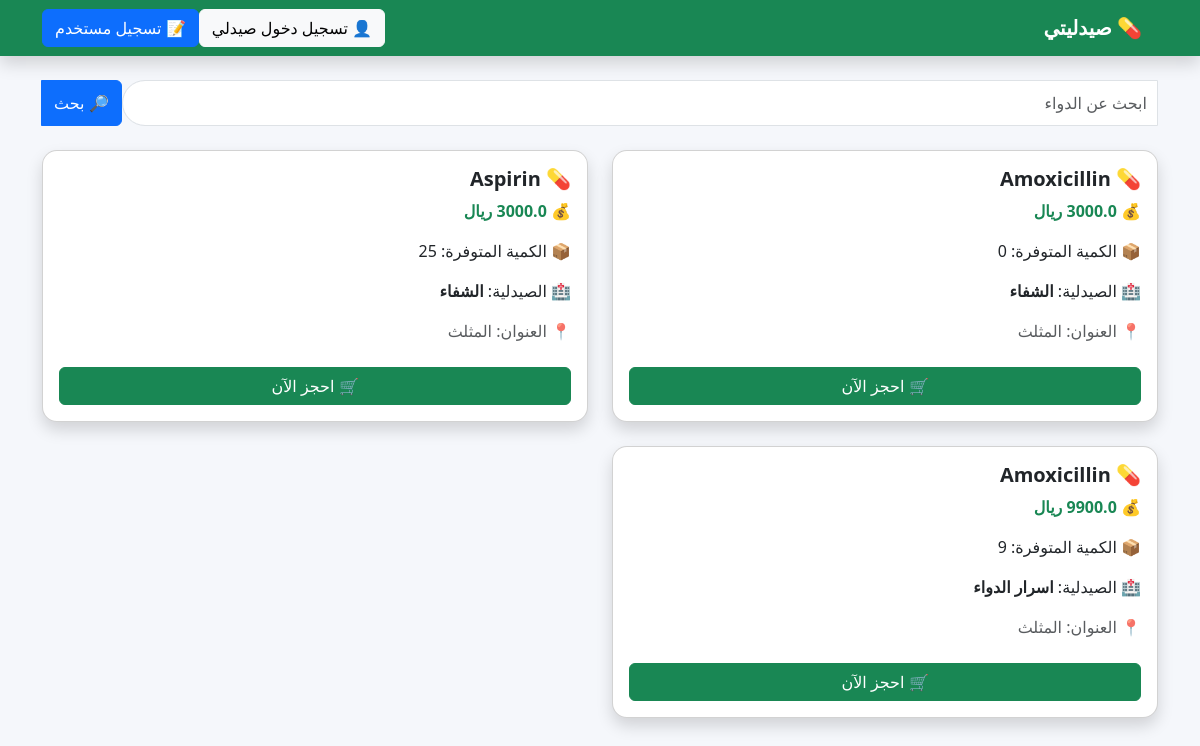
The page / on the database its author committed.
### app.py (models this page shows)
class Drug(db.Model):
    id = db.Column(db.Integer, primary_key=True)
    name = db.Column(db.String(100))
    price = db.Column(db.String(50))
    quantity = db.Column(db.Integer)
    available = db.Column(db.Boolean, default=True)
    pharmacist_id = db.Column(db.Integer, db.ForeignKey("pharmacist.id"))

class Pharmacist(db.Model):
    id = db.Column(db.Integer, primary_key=True)
    email = db.Column(db.String(100), unique=True)
    pharmacy_name = db.Column(db.String(100))
    approved = db.Column(db.Boolean, default=False)
    address = db.Column(db.String(255))
    drugs = db.relationship("Drug", backref="pharmacist")
    orders = db.relationship("Order", backref="pharmacist")
    supply_requests = db.relationship("SupplyRequest", backref="pharmacist")

### app.py (the view, shortened to what this page needs)
@app.route("/", methods=["GET", "POST"])
def index():
    search = request.form.get("search")  # لأن النموذج POST
    if search:
        drugs = Drug.query.filter(
            and_(Drug.name.contains(search), Drug.available==True)
        ).all()
        not_found = len(drugs) == 0
    else:
        drugs = Drug.query.filter_by(available=True).all()
        not_found = False
    user_name = session.get("user_name")
    user_id = session.get("user_id")
    notifications_orders = 0
    notifications_supply = 0
    return render_template(
        "index.html",
        drugs=drugs,
        search=search,
        not_found=not_found,
        notifications_orders=notifications_orders,
        notifications_supply=notifications_supply,
        user_name=user_name,
        user_id=user_id
    )

### templates/index.html (shortened to what this page needs)
<!DOCTYPE html>
<html lang="ar" dir="rtl">
<head>
<link href="https://cdn.jsdelivr.net/npm/bootstrap@5.3.2/dist/css/bootstrap.min.css" rel="stylesheet">
</head>
<body>
<nav class="navbar navbar-expand-lg navbar-dark bg-success shadow">
  <div class="container">
    <a class="navbar-brand fw-bold">💊 صيدليتي</a>
    <div class="d-flex align-items-center">
      {% if not session.get('user_id') %}
        <a href="{{ url_for('register_pharmacist') }}" class="btn btn-light me-2">
          👤 تسجيل دخول صيدلي
        </a>
        <a href="{{ url_for('register_user') }}" class="btn btn-primary">
          📝 تسجيل مستخدم
        </a>
      {% endif %}
    </div>
  </div>
</nav>
<div class="container mt-4">
  <form method="POST" class="mb-4">
    <div class="input-group">
      <input
    type="text"
    name="search"
    class="form-control search-box"
    placeholder="ابحث عن الدواء"
    value=""
>
      <button type="submit" class="btn btn-primary">
        🔎 بحث
      </button>
    </div>
  </form>
{% if drugs %}
<div class="row">
{% for d in drugs %}
<div class="col-md-6 mb-4">
<div class="card card-pharmacy shadow p-3">
<h5 class="fw-bold">
💊 {{ d.name }}
</h5>
<p class="text-success fw-bold">
💰 {{ d.price }} ريال
</p>
<p>
📦 الكمية المتوفرة: {{ d.quantity }}
</p>
<p>
🏥 الصيدلية:
<strong>
{{ d.pharmacist.pharmacy_name if d.pharmacist else "غير معروف" }}
</strong>
</p>
<p class="text-muted">
📍 العنوان:
{{ d.pharmacist.address if d.pharmacist else "غير متوفر" }}
</p>
{% if session.get('user_id') %}
<button
class="btn btn-success w-100 mt-2"
data-bs-toggle="modal"
data-bs-target="#orderModal"
onclick="setDrug('{{ d.id }}','{{ d.name }}','{{ d.price }}','{{ d.address }}','{{ d.quantity }}')"
>
🛒 احجز الآن
</button>
{% else %}
<button
class="btn btn-success w-100 mt-2"
onclick="alert('يرجى تسجيل الدخول أولاً'); window.location='{{ url_for('register_user') }}'"
>
🛒 احجز الآن
</button>
{% endif %}
</div>
</div>
{% endfor %}
</div>
{% endif %}
</body>
</html>

### templates/index.html (style rules this page uses)
body { background:#f5f7fb; }
.card-pharmacy { border-radius:15px; transition:0.3s; height:100%; }
.search-box { border-radius:30px; padding:10px; }

### rows shown on the page
Drug: name "Amoxicillin", quantity "0", pharmacist "الشفاء", pharmacist "المثلث"
Drug: name "Aspirin", quantity "25", pharmacist "الشفاء", pharmacist "المثلث"
Drug: name "Amoxicillin", quantity "9", pharmacist "اسرار الدواء", pharmacist "المثلث"
